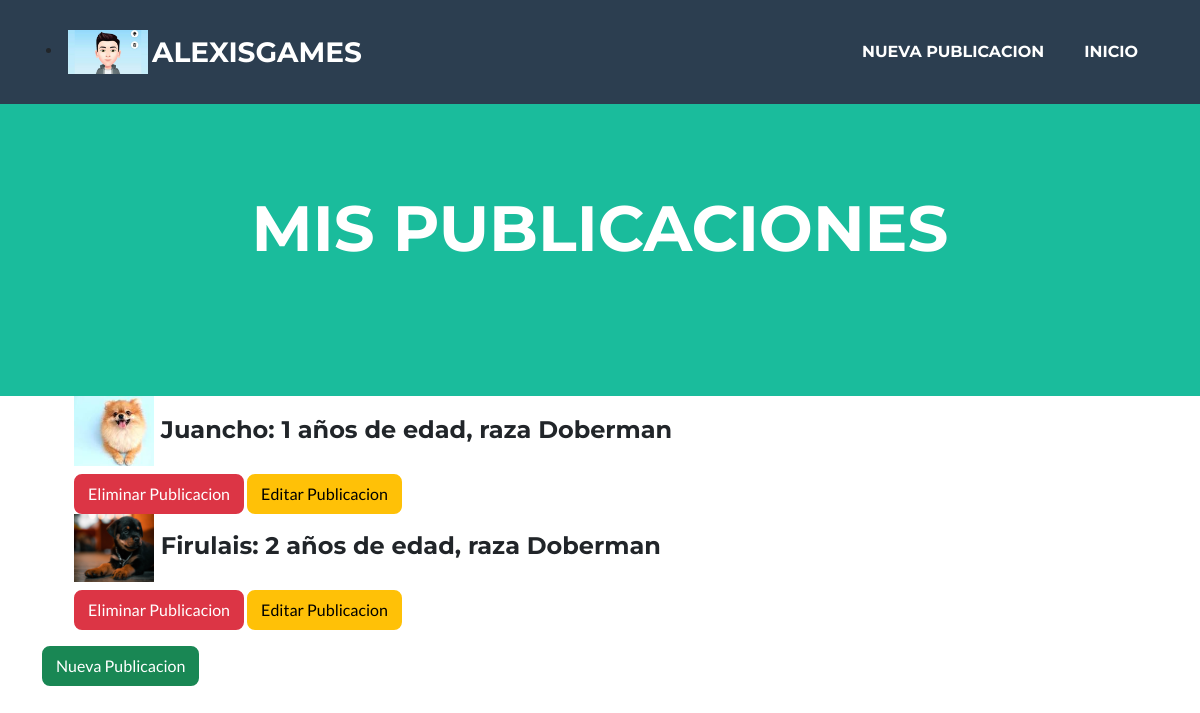
/publicaciones/ (signed in), run on the app's committed database.
### blog/models.py (models this page shows)
class Publicaciones(models.Model):
    user=models.ForeignKey(User, on_delete=models.CASCADE)
    nombre=models.CharField(max_length=50,blank=True, null=True)
    edad= models.IntegerField()
    descripcion=RichTextField()
    imagen= models.ImageField(upload_to='imagenes')
    especie=models.IntegerField(choices=opciones_especie)
    raza=models.CharField(max_length=50,blank=True, null=True)
    def __str__(self):
        return self.nombre

### blog/views.py (the view)
# urls.py: path("publicaciones/", publicaciones, name="publicaciones"),
@login_required
def publicaciones(request):
    mascotas=Publicaciones.objects.filter(user=request.user)
    print(list(mascotas))
    return render(request, "blog/publicaciones.html", {'mascotas':mascotas,"avatar":obteneravatar(request)})

### blog/views.py (called while the page is built)
def obteneravatar(request):
    lista=Avatar.objects.filter(user=request.user)
    if len(lista)!=0:
        imagen=lista[0].imagen.url
    else:
        imagen="/media/avatares/avatarpordefecto.jpg"
    return imagen

### blog/templates/blog/publicaciones.html (shortened to what this page needs)
{% extends "blog/index.html" %}
{% load static %}
{% block titulo %}
<body id="page-top">
    <nav class="navbar navbar-expand-lg bg-secondary text-uppercase fixed-top" id="mainNav">
        <div class="container">
            <li class="nav-item mx-0 mx-lg-1"><a href="{% url 'agregaravatar' %}"><img src="{{ avatar }}" width="80px"></a></li>
            <a class="navbar-brand" href="#page-top"> {{ user }}</a>
            <div class="collapse navbar-collapse" id="navbarResponsive">
                <ul class="navbar-nav ms-auto">
                    <li class="nav-item mx-0 mx-lg-1"><a class="nav-link py-3 px-0 px-lg-3 rounded" href="{% url 'publicar' %}">Nueva Publicacion</a></li>
                    <li class="nav-item mx-0 mx-lg-1"><a class="nav-link py-3 px-0 px-lg-3 rounded" href="{% url 'inicio' %}">Inicio</a></li>
            </ul>
            </div>
        </div>
    </nav>
<header class="masthead bg-primary text-white text-center">
    <div class="container d-flex align-items-center flex-column">
        <h1 class="masthead-heading text-uppercase mb-0">Mis Publicaciones</h1>
</header>
<section>
    <div class="container">
        <div class="row justify-content-left">
                <div class="portfolio-item mx-auto" data-bs-toggle="modal" data-bs-target="#portfolioModal1">
{% if mascotas %}
<ul>
    {% for mascota in mascotas %}
         <h4><img src="../media/{{ mascota.imagen }}" width="80px"> {{ mascota.nombre }}: {{ mascota.edad }} años de edad, raza {{ mascota.raza }}</h4>
         <a class="btn btn-danger" href="{% url 'eliminarpublicacion' mascota.id %}">Eliminar Publicacion</a>
         <a class="btn btn-warning" href="{% url 'editarpublicacion' mascota.id %}">Editar Publicacion</a>
    {% endfor %}
</ul>
{% else %}
<p>No Tiene Publicaciones Vigentes</p>
{% endif %}
<a class="btn btn-success" href="{% url 'publicar' %}">Nueva Publicacion</a>
</section>
{% endblock %}

### data on the page
Publicaciones: imagen (picture), nombre "Juancho", edad "1", raza "Doberman"
Publicaciones: imagen (picture), nombre "Firulais", edad "2", raza "Doberman"

### other printed values
{{ user }} "ALEXISGAMES"
